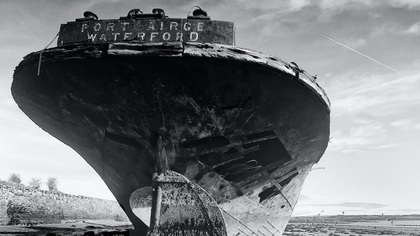
#> input picture Image Examples/ship.jpeg, 420 x 236 px, shrunk from 1260 x 709 before the run, found by its file name
$ python 'Histograms and Point Operators- B.py'
#> lines starting #> are read from the running program, lines starting #| are printed output that depends on the picture
import cv2
import numpy as np
import matplotlib.pyplot as plt

# Load a grayscale image
image = cv2.imread("/Users/DAVID/Desktop/ship.jpeg")
#> image is the input picture: shape (236, 420, 3); mean B, G, R 122.3, 120.7, 118.4


#TASK 1

# Calculate histogram
histogram = cv2.calcHist([image], [0], None, [256], [0, 256])
#> histogram = 256 values, max 967 at index 19, min 12 at index 1, mean 387.2

# Calculate cumulative histogram
cumulative_histogram = np.cumsum(histogram)
#> cumulative_histogram = 256 values from 20 to 99120

# Invert the grayscale image
inverted_image = 255 - image
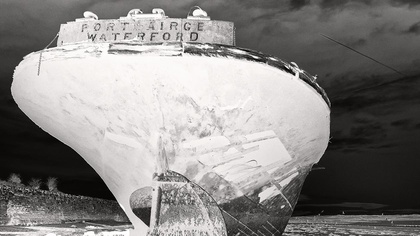
#> inverted_image: shape (236, 420, 3); mean B, G, R 132.7, 134.3, 136.6

# Plot original image, histogram, and cumulative histogram
plt.figure(figsize=(10, 6))
plt.subplot(2, 2, 1)
plt.imshow(image, cmap='gray')
plt.title('Original Image')
plt.subplot(2, 2, 2)
plt.plot(histogram)
plt.title('Histogram')
plt.subplot(2, 2, 3)
plt.plot(cumulative_histogram)
plt.title('Cumulative Histogram')
plt.subplot(2, 2, 4)
plt.imshow(inverted_image, cmap='gray')
plt.title('Inverted Image')
plt.tight_layout()
plt.show()
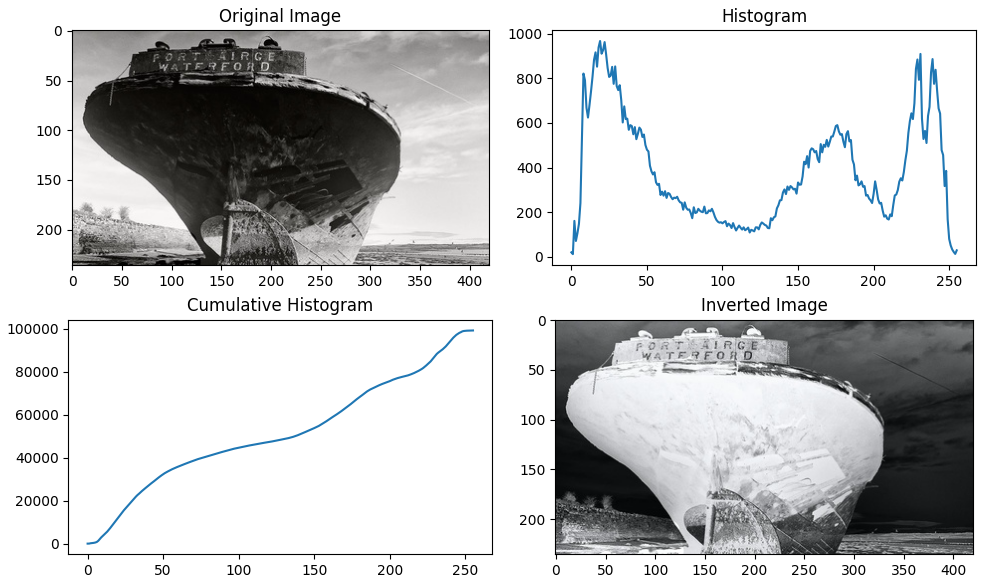
#> figure drawn by matplotlib, 4 panels; B, G, R data is drawn as R, G, B; panel 2: curve peaks at x = 19, y = 967; panel 3: curve peaks at x = 255, y = 99120

#TASK 2

# Load dark and light grayscale images
dark_image = cv2.imread("/Users/DAVID/Desktop/dark.jpg", cv2.IMREAD_GRAYSCALE)
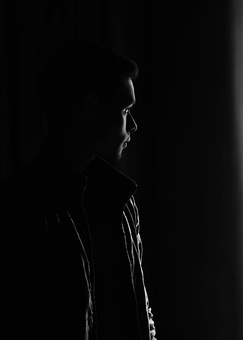
#> input picture Image Examples/dark.jpg, 243 x 340 px, shrunk from 728 x 1021 before the run, found by its file name
#> dark_image is the input picture: shape (340, 243); min 0, max 242, mean 7.4
light_image = cv2.imread("/Users/DAVID/Desktop/li.jpg", cv2.IMREAD_GRAYSCALE)

# Calculate histograms
dark_histogram = cv2.calcHist([dark_image], [0], None, [256], [0, 256])
#> dark_histogram = 256 values, max 26137 at index 2, min 0 at index 132, mean 322.7
light_histogram = cv2.calcHist([light_image], [0], None, [256], [0, 256])
#> light_histogram = 256 values from 0 to 0

# Calculate cumulative histograms
dark_cumulative_histogram = np.cumsum(dark_histogram)
#> dark_cumulative_histogram = 256 values from 709 to 82620
light_cumulative_histogram = np.cumsum(light_histogram)
#> light_cumulative_histogram = 256 values from 0 to 0

# Plot histograms and cumulative histograms separately
plt.figure(figsize=(10, 8))

# Dark Image
plt.subplot(2, 3, 1)
plt.imshow(dark_image, cmap='gray')
plt.title('Dark Image')
plt.subplot(2, 3, 2)
plt.plot(dark_histogram, color='blue')
plt.title('Dark Image Histogram')
plt.subplot(2, 3, 3)
plt.plot(dark_cumulative_histogram, color='red')
plt.title('Dark Image Cumulative Histogram')

# Light Image
plt.subplot(2, 3, 4)
#> (the run stopped early here; a loop or call above may not have finished)
